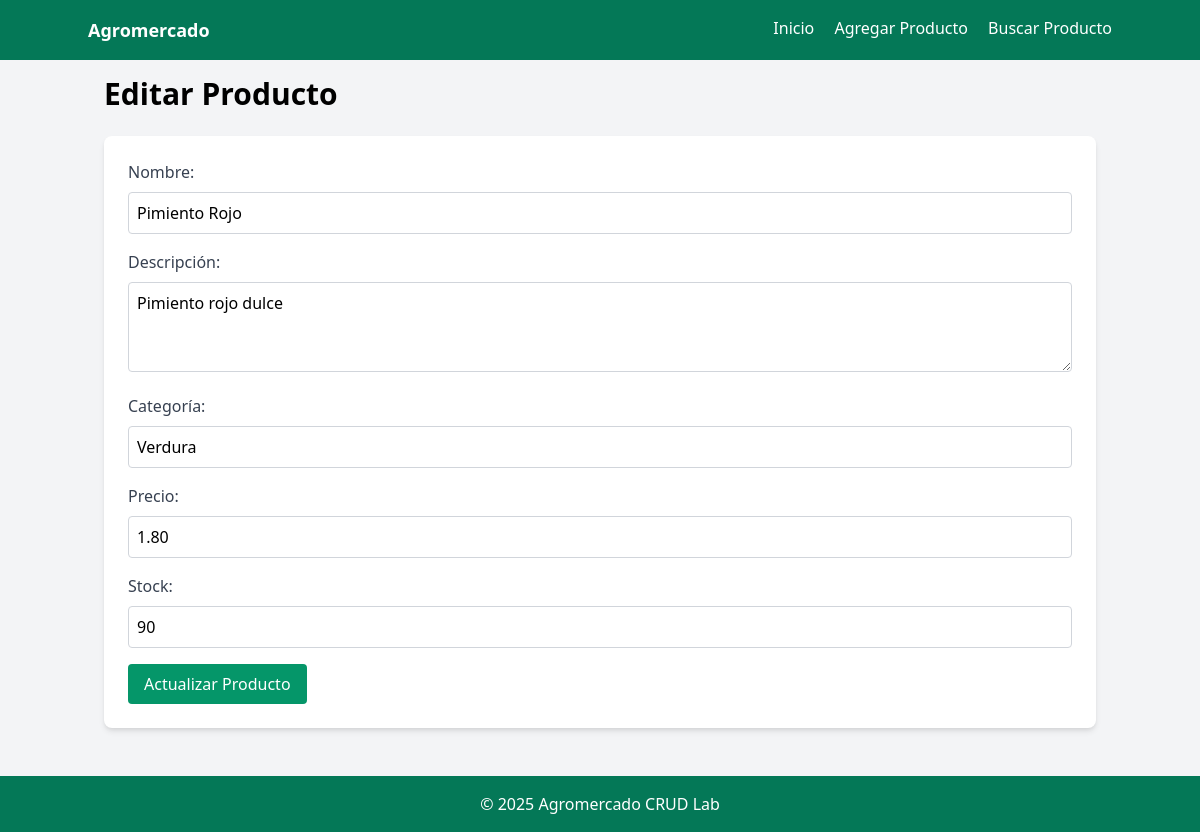
/edit.php?id=5, run on the app's committed database.
### tables this page shows
CREATE TABLE `productos` (
  `id` int(11) NOT NULL,
  `nombre` varchar(100) NOT NULL,
  `descripcion` text DEFAULT NULL,
  `categoria` varchar(50) DEFAULT NULL,
  `precio` decimal(10,2) NOT NULL,
  `stock` int(11) DEFAULT 0,
  `created_at` timestamp NOT NULL DEFAULT current_timestamp()
);

### edit.php (the view, shortened to what this page needs)
<?php
require 'config.php';
include 'includes/header.php';
$id = $_GET['id'];
$stmt = $pdo->prepare('SELECT * FROM productos WHERE id = ?');
$stmt->execute([$id]);
$producto = $stmt->fetch();
?>
<h1 class="text-3xl font-bold mb-6">Editar Producto</h1>
<form action="process.php" method="post" class="bg-white p-6 rounded-lg shadow-md">
  <div class="mb-4">
    <label class="block text-gray-700 mb-2">Nombre:</label>
    <input type="text" name="nombre" class="w-full border border-gray-300 p-2 rounded" value="<?php echo htmlspecialchars($producto['nombre']); ?>" required>
  </div>
  <div class="mb-4">
    <label class="block text-gray-700 mb-2">Descripción:</label>
    <textarea name="descripcion" class="w-full border border-gray-300 p-2 rounded" rows="3" required><?php echo htmlspecialchars($producto['descripcion']); ?></textarea>
  </div>
  <div class="mb-4">
    <label class="block text-gray-700 mb-2">Categoría:</label>
    <input type="text" name="categoria" class="w-full border border-gray-300 p-2 rounded" value="<?php echo htmlspecialchars($producto['categoria']); ?>" required>
  </div>
  <div class="mb-4">
    <label class="block text-gray-700 mb-2">Precio:</label>
    <input type="number" step="0.01" name="precio" class="w-full border border-gray-300 p-2 rounded" value="<?php echo htmlspecialchars($producto['precio']); ?>" required>
  </div>
  <div class="mb-4">
    <label class="block text-gray-700 mb-2">Stock:</label>
    <input type="number" name="stock" class="w-full border border-gray-300 p-2 rounded" value="<?php echo htmlspecialchars($producto['stock']); ?>" required>
  </div>
  <button type="submit" class="bg-green-600 hover:bg-green-700 text-white py-2 px-4 rounded">Actualizar Producto</button>
</form>
<?php include 'includes/footer.php'; ?>

### data on the page
productos: nombre "Pimiento Rojo", descripcion "Pimiento rojo dulce", categoria "Verdura", precio "1.80", stock "90"
